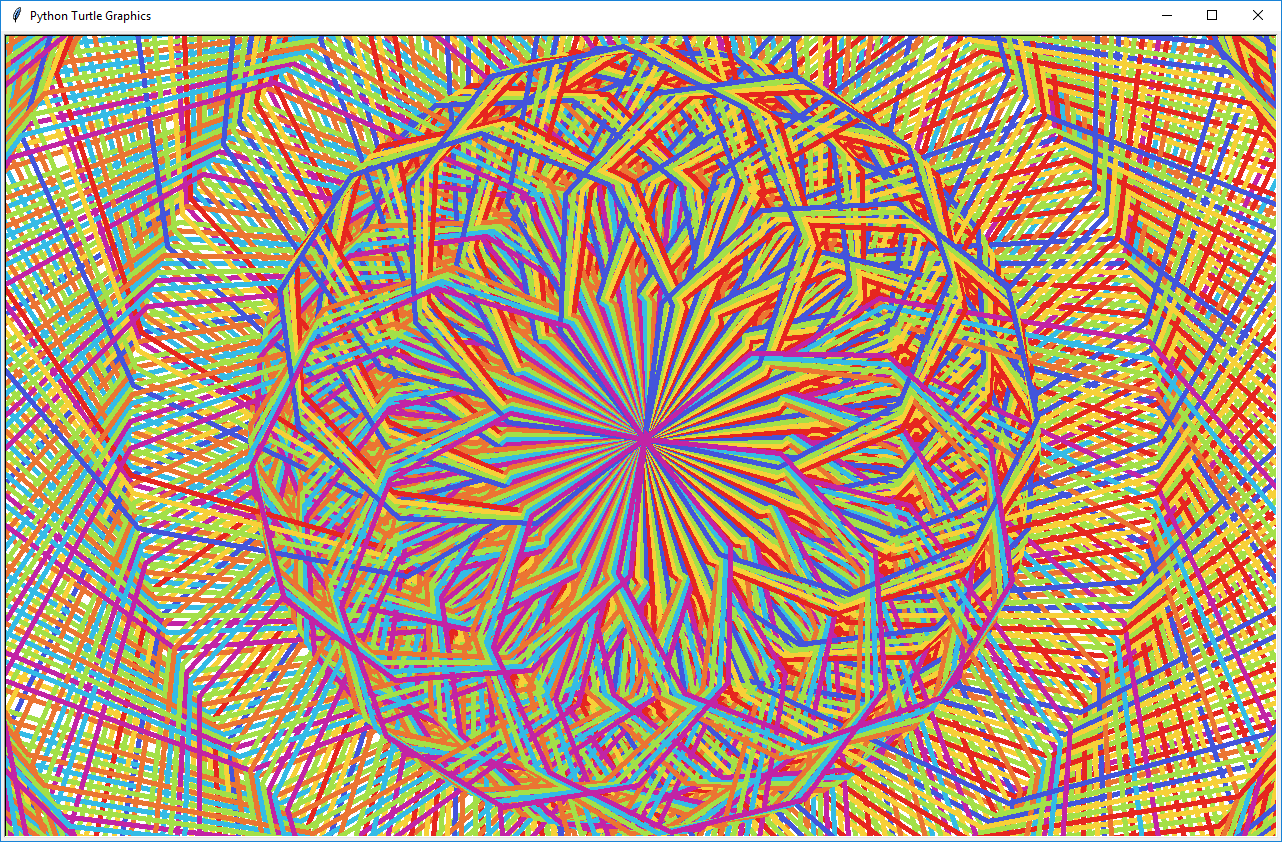

Here is the Python script that generated this plot:
import turtle


silly = turtle.Turtle()
silly.speed(0)
silly.width(5)

def square():
    '''nobody likes me but I make a square. It's cool , I think but like... yeah'''
    silly.color('red')
    silly.forward(50)
    silly.right(90)     # Rotate clockwise by 90 degrees

    silly.forward(50)
    silly.right(90)

    silly.color('green')
    silly.forward(50)
    silly.right(90)

    silly.forward(50)
    silly.right(90)

def leaf(c):
    silly.color(c)
    silly.left(45)
    silly.circle(200, steps=9)

def leaf_canada(c):
    silly.color(c)
    silly.left(45)
    silly.circle(400, steps=9)

def flower_layer(c1, c2):
    leaf(c1)
    leaf(c2)
    leaf(c1)
    leaf(c2)

def flower_layer_canada(c1, c2):
    leaf_canada(c1)
    leaf_canada(c2)
    leaf_canada(c1)
    leaf_canada(c2)

rainbow = [
    '#e6261f',
    '#eb7532',
    '#f7d038',
    '#a3e048',
    '#a3e048',
    '#34bbe6',
    '#4355db',
    '#c224a5',
]

def canada(palette):
    for color in palette:
        flower_layer_canada(color, color)
        silly.left(1)

def merica(palette):
    for color in palette:
        flower_layer(color, color)
        silly.left(1)

for i in range(15):
    canada(rainbow)
    merica(rainbow)


turtle.done()
